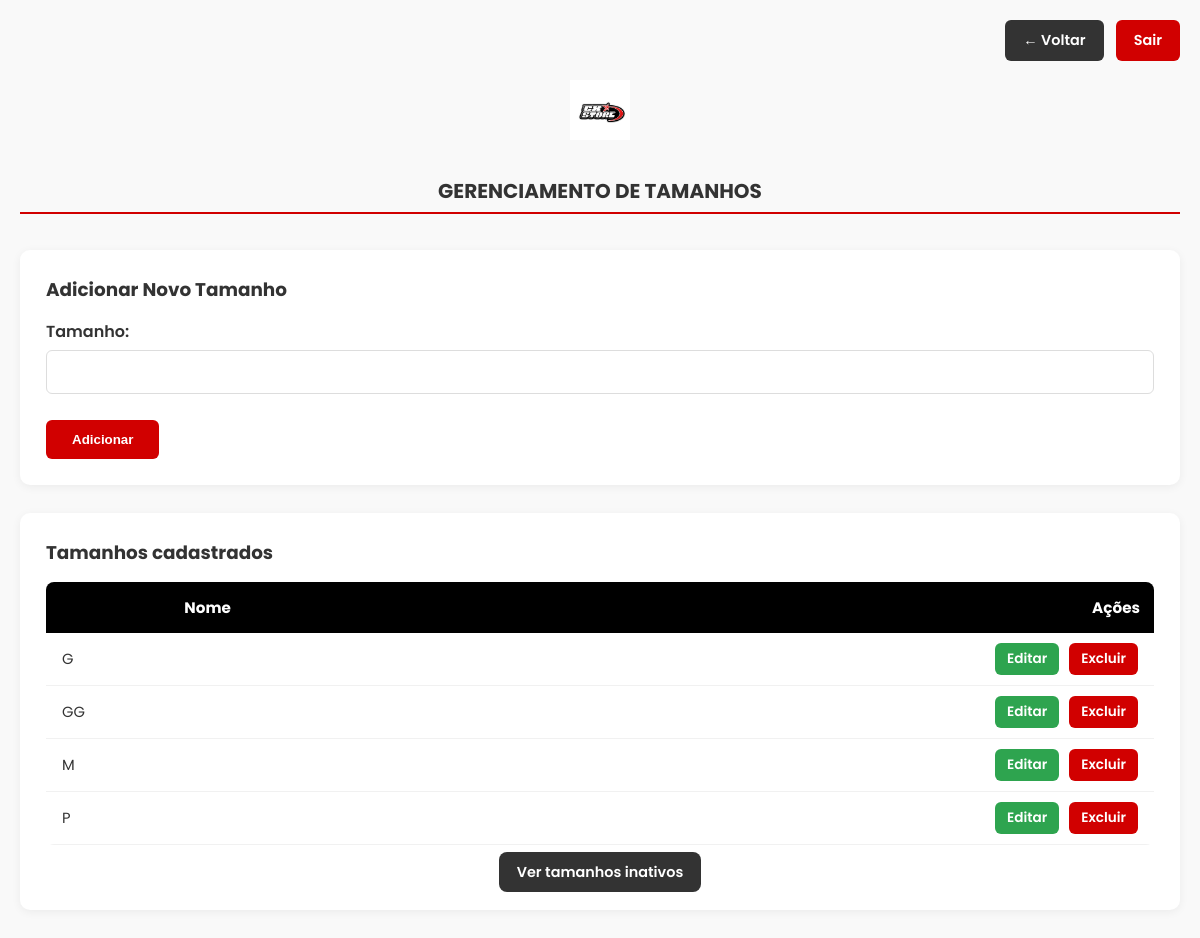
Page /admin/tamanho.php (signed in) on the committed database.
### tables this page shows
CREATE TABLE IF NOT EXISTS `tamanho` (
  `id` int(11) NOT NULL AUTO_INCREMENT,
  `nome` varchar(50) NOT NULL,
  `ativo` tinyint(4) DEFAULT 1,
  PRIMARY KEY (`id`)
);

### classes/Tamanho.php (called while the page is built, shortened)
<?php
class Tamanho
{
    private $conn;
    private $tabela_tamanho = "tamanho";
    public function __construct($db)
    {
        $this->conn = $db;
    }
    public function listarAtivo()
    {
        $query = "SELECT * FROM " . $this->tabela_tamanho . " WHERE ativo = TRUE ORDER BY nome";
        $stmt = $this->conn->prepare($query);
        $stmt->execute();
        $resultado = $stmt->get_result();
        return $resultado;
    }
}

### admin/tamanho.php (the view, shortened to what this page needs)
<?php
require_once('../classes/Tamanho.php');
$database = new Database();
$db = $database->getConnection();
$tamanho = new Tamanho($db);
$lista_tamanho = $tamanho->listarAtivo();
?>
<!DOCTYPE html>
<html lang="pt-BR">
<head>
    <link rel="stylesheet" href="../assets/css/painel_admin.css" />
</head>
<body>
    <header><img src="../assets/imagens/Logo.jpg" alt="Logo CX Store" /></header>
    <div class="top-nav">
        <a href="controle.php" class="btn-voltar">← Voltar</a>
        <a href="../logout.php" class="btn-sair">Sair</a>
    </div>
    <h2>GERENCIAMENTO DE TAMANHOS</h2>
    <section class="form-container">
        <h3>Adicionar Novo Tamanho</h3>
        <form action="add_tamanho.php" method="POST">
            <div class="form-group">
                <label for="nome_tamanho">Tamanho:</label>
                <input type="text" id="nome_tamanho" name="nome" required />
            </div>
            <button type="submit" class="btn-adicionar">Adicionar</button>
        </form>
    </section>
    <section class="lista-container">
        <h3>Tamanhos cadastrados</h3>
        <div class="table-wrapper">
            <table>
                <thead>
                    <tr>
                        <th>Nome</th>
                        <th class="acoes">Ações</th>
                    </tr>
                </thead>
                <tbody>
                    <?php if ($lista_tamanho->num_rows == 0): ?>
                        <tr>
                            <td colspan="2" class="empty-message">Nenhum tamanho cadastrado.</td>
                        </tr>
                    <?php else: ?>
                        <?php while ($linha = $lista_tamanho->fetch_assoc()): ?>
                            <tr>
                                <td><?= htmlspecialchars($linha['nome']) ?></td>
                                <td class="acoes">
                                    <a href="edit_tamanho.php?id=<?= $linha['id'] ?>" class="btn-editar">Editar</a>
                                    <a href="excluir_tamanho.php?id=<?= $linha['id'] ?>" class="btn-excluir">Excluir</a>
                                </td>
                            </tr>
                        <?php endwhile; ?>
                    <?php endif; ?>
                </tbody>
            </table>
        </div>
        <div class="small-actions">
            <a href="tamanho_inativo.php" class="btn-voltar">Ver tamanhos inativos</a>
        </div>
    </section>
</body>
</html>

### assets/css/painel_admin.css (style rules this page uses)
:root { --bg: #f9f9f9; --card: #ffffff; --muted: #999; --accent: #d10000; --accent-dark: #a30000; --dark: #333333; --success-bg: #d4edda; --success-text: #155724; --error-bg: #f8d7da; --error-text: #721c24; --table-head: #000; }
* { box-sizing: border-box }
body { font-family: 'Poppins', sans-serif; margin: 0 auto; max-width: 1200px; padding: 20px; background-color: var(--bg); color: var(--dark); }
header { display: flex; justify-content: center; margin-bottom: 20px; padding-top: 60px; }
header img { height: 60px; max-width: 100%; }
.top-nav { position: fixed; top: 20px; right: 20px; display: flex; gap: 12px; z-index: 1000; }
.btn-voltar, .btn-sair { padding: 10px 18px; border-radius: 6px; font-weight: 600; font-size: .9rem; text-decoration: none; color: #fff; }
.btn-voltar { background: #333 }
.btn-sair { background: var(--accent) }
h2 { text-align: center; border-bottom: 2px solid var(--accent); display: block; margin: 36px auto; padding-bottom: 6px; font-size: 1.25rem; }
.form-container, .lista-container { background: var(--card); padding: 26px; border-radius: 10px; box-shadow: 0 2px 10px rgba(0, 0, 0, 0.06); margin-bottom: 28px; }
.form-container h3, .lista-container h3 { margin: 0 0 16px 0; font-size: 1.15rem; }
.form-group { margin-bottom: 18px; }
.form-group label { display: block; margin-bottom: 6px; font-weight: 600; }
.form-group input { width: 100%; padding: 12px; border: 1px solid #ddd; border-radius: 6px; font-size: 1rem; }
.btn-adicionar { background: var(--accent); color: #fff; padding: 12px 26px; margin-top: 8px; border: none; border-radius: 6px; font-weight: 700; cursor: pointer; }
.table-wrapper { overflow-x: auto; margin-top: 6px }
table { width: 100%; border-collapse: collapse; min-width: 600px; border-radius: 8px; overflow: hidden; }
thead { background: var(--table-head); color: #fff; }
thead th { padding: 14px; font-weight: 700; font-size: 0.95rem; }
td.acoes, th.acoes { text-align: right !important; }
tbody td { padding: 10px 16px; border-bottom: 1px solid #f1f1f1; vertical-align: middle; font-size: .92rem; }
.btn-editar, .btn-excluir { display: inline-block; padding: 6px 12px; border-radius: 6px; font-weight: 600; font-size: 0.85rem; color: #fff; text-decoration: none; margin-left: 6px; }
.btn-editar { background: #2ea44f }
.btn-excluir { background: var(--accent) }
.small-actions { text-align: center; margin-top: 14px; }
.small-actions a { background: #333; color: #fff; padding: 10px 18px; border-radius: 8px; text-decoration: none; }

### rows in the picture
tamanho: nome "G"
tamanho: nome "GG"
tamanho: nome "M"
tamanho: nome "P"
